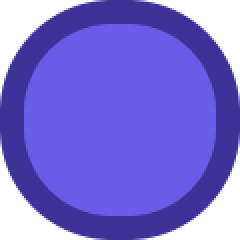
#> input picture ai_studio/feature_testing/consumer/assets/ui/panel.png, 120 x 120 px (shown 2 times larger)
$ python normalize_background.py --source ../../../../feature_testing/consumer/assets/ui/panel.png --output out.png
#> lines starting #> are read from the running program, lines starting #| are printed output that depends on the picture; after the words box and inside, x2 and y2 are one past the last pixel; in counts of white or black regions, pixels touching at a corner belong together
#> in normalize_background, image is the input picture: PIL image 120x120 RGBA; mean R, G, B, A 74.8, 63.3, 167.2, 207.3
### ai_studio/assets/tools/lib/color.py
from __future__ import annotations

import argparse
from typing import Any

import numpy as np
from PIL import Image

RGB = tuple[int, int, int]

# T0254 (python-tools review, F3): color-distance-to-key was reimplemented >=5x
# with a metric SPLIT -- most call sites used Chebyshev (max |delta channel|)
# but route_cutout used Euclidean. Chebyshev is the majority AND the keyer's
# own metric (key_matte.py, chroma_key_alpha.py), so it is the one convention
# every call site converges on here.


def key_distance(pixels: Any, key: RGB | Any) -> Any:
    """Chebyshev (max absolute per-channel delta) color distance from every
    pixel to ``key``. Vectorized over numpy arrays whose last axis holds RGB(A)
    channels -- only the first 3 channels are compared, so RGBA arrays can be
    passed directly. ``pixels`` and ``key`` must already be in the same numeric
    scale (both 0-255, or both caller-normalized to 0-1); this function does
    not rescale either input."""
    key_array = np.asarray(key, dtype=np.float64)
    rgb = np.asarray(pixels, dtype=np.float64)[..., :3]
    return np.max(np.abs(rgb - key_array), axis=-1)


# [12 lines left out: function parse_hex, not called in this run]


def format_hex(value: RGB) -> str:
    """Format an (r, g, b) int tuple as a ``#rrggbb`` string."""
    return "#{:02x}{:02x}{:02x}".format(*value)


def estimate_border_key(
    image: Image.Image,
    *,
    alpha_threshold: int = 0,
    fallback: RGB = (255, 0, 255),
) -> RGB:
    """Most-common (mode) opaque border color.

    T0254 (F4): border-key estimation was duplicated 5x with DIVERGENT
    semantics -- some call sites used mode, others median, so the same sheet
    could resolve to different keys depending on which copy ran. This is the
    one convention every in-scope call site converges on: the mode of the
    border ring's opaque pixels, matching ``normalize_background.py`` (the
    tool that actually burns the estimated key into production sheets, i.e.
    the "production keyer" for this decision) rather than the median used by
    ``route_cutout.py``'s prior inline estimator. Mode is also more robust to
    a border that's 99% flat key + a few stray anti-aliased/art-bleed pixels:
    the exact key color still wins outright, where a median could drift.
    """
#> called with alpha_threshold = 0, fallback = (255, 0, 255)
    array = np.asarray(image.convert("RGBA"), dtype=np.uint8)
    border = np.concatenate([array[0, :, :], array[-1, :, :], array[:, 0, :], array[:, -1, :]], axis=0)
#> border = 480 rows, first 6: [0, 0, 0, 0], [0, 0, 0, 0], [0, 0, 0, 0], [0, 0, 0, 0], [0, 0, 0, 0], [0, 0, 0, 0]
    opaque = border[border[:, 3] > alpha_threshold]
#> opaque = 120 rows, first 6: [51, 51, 153, 5], [59, 48, 151, 47], [63, 48, 151, 89], [62, 50, 151, 126], [61, 50, 152, 157], [62, 49, 153, 184]
    if opaque.size == 0:
        return fallback
    rgb = opaque[:, :3]
#> rgb = 120 rows, first 8: [51, 51, 153], [59, 48, 151], [63, 48, 151], [62, 50, 151], [61, 50, 152], [62, 49, 153], [62, 50, 153], [62, 49, 153]
    colors, counts = np.unique(rgb, axis=0, return_counts=True)
#> colors = [[51, 51, 153], [59, 48, 151], [60, 51, 151], [61, 49, 152], [61, 50, 152], [61, 50, 153], [62, 49, 153], [62, 50, 151], [62, 50, 153], [63, 48, 151], [63, 50, 154], [65, 48, 151]]; counts = [8, 4, 4, 8, 12, 4, 12, 4, 52, 4, 4, 4]
    key = colors[int(np.argmax(counts))]
#> key = [62, 50, 153]
    return int(key[0]), int(key[1]), int(key[2])


# [16 lines left out: functions split_alpha, merge_alpha, not called in this run]

### ai_studio/assets/tools/lib/atomic_io.py
from __future__ import annotations

import json
import shutil
import tempfile
from pathlib import Path
from typing import Any


def atomic_temp_path(path: Path) -> Path:
    path.parent.mkdir(parents=True, exist_ok=True)
    with tempfile.NamedTemporaryFile(
        prefix=f".{path.name}.",
        suffix=".tmp",
        dir=path.parent,
        delete=False,
    ) as handle:
        return Path(handle.name)


# [27 lines left out: functions write_text_atomic, write_json_atomic, copy_file_atomic, not called in this run]


def save_image_atomic(image: Any, path: Path, *, format: str | None = None, **save_kwargs: Any) -> None:
    from PIL import Image

    path.parent.mkdir(parents=True, exist_ok=True)
    format_name = format
    if format_name is None:
        suffix = path.suffix.lstrip(".").upper()
        format_name = "JPEG" if suffix == "JPG" else (suffix or None)
    tmp_path = atomic_temp_path(path)
    try:
        image.save(tmp_path, format=format_name, **save_kwargs)
        tmp_path.replace(path)
    finally:
        if tmp_path.exists():
            tmp_path.unlink()

### ai_studio/assets/tools/image/bg_fix/normalize_background.py
#!/usr/bin/env python3
from __future__ import annotations

import argparse
import sys
from pathlib import Path

import numpy as np
from PIL import Image


ROOT = Path(__file__).resolve().parents[5]
if str(ROOT) not in sys.path:
    sys.path.insert(0, str(ROOT))

from ai_studio.assets.tools.lib.atomic_io import save_image_atomic, write_json_atomic
from ai_studio.assets.tools.lib.color import estimate_border_key, format_hex, key_distance, parse_hex

RGB = tuple[int, int, int]

# T0254: parse_color/format_color used to be a local copy of the hex parse/format
# duplicated across bg_fix/regions/route etc; now shared (lib/color.parse_hex,
# format_hex). Kept as local aliases so this module's public names don't churn.
parse_color = parse_hex
format_color = format_hex


def rel(path: Path) -> str:
    resolved = path.resolve()
    try:
        return resolved.relative_to(ROOT.resolve()).as_posix()
    except ValueError:
        return resolved.as_posix()


def border_connected(mask: np.ndarray) -> np.ndarray:
    try:
        from scipy.ndimage import label
    except Exception:
        return border_connected_iterative(mask)

    labels, _count = label(mask)
    border = np.concatenate([labels[0, :], labels[-1, :], labels[:, 0], labels[:, -1]])
    border_labels = np.unique(border)
    border_labels = border_labels[border_labels != 0]
    if border_labels.size == 0:
        return np.zeros(mask.shape, dtype=bool)
    return np.isin(labels, border_labels)


def border_connected_iterative(mask: np.ndarray) -> np.ndarray:
    connected = np.zeros(mask.shape, dtype=bool)
    connected[0, :] = mask[0, :]
    connected[-1, :] = mask[-1, :]
    connected[:, 0] = mask[:, 0]
    connected[:, -1] = mask[:, -1]
    previous = -1
    while True:
        current = int(np.count_nonzero(connected))
        if current == previous:
            return connected
        previous = current
        expanded = connected.copy()
        expanded[1:, :] |= connected[:-1, :]
        expanded[:-1, :] |= connected[1:, :]
        expanded[:, 1:] |= connected[:, :-1]
        expanded[:, :-1] |= connected[:, 1:]
        connected = expanded & mask


def estimate_border_key_color(image: Image.Image, *, alpha_threshold: int) -> RGB:
    # T0254 (F4): this IS the shared mode-of-opaque-border convention -- other
    # border-key call sites (route_cutout, etc) converge on lib/color's copy.
    return estimate_border_key(image, alpha_threshold=alpha_threshold)


def normalize_background_numpy(
    image: Image.Image,
    *,
    key_color: RGB | None,
    key_tolerance: int,
    alpha_threshold: int,
) -> tuple[Image.Image, dict[str, object]]:
    if key_color is None:
        key_color = estimate_border_key_color(image, alpha_threshold=alpha_threshold)
#> key_color = (62, 50, 153)
    array = np.asarray(image.convert("RGBA"), dtype=np.uint8).copy()
    rgb = array[..., :3].astype(np.int16)
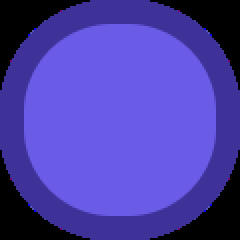
#> rgb: shape (120, 120, 3) int16 (shown 2 times larger); mean R, G, B 74.8, 63.3, 167.2
    alpha = array[..., 3]
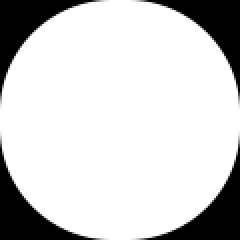
#> alpha: shape (120, 120) (shown 2 times larger); min 0, max 255, mean 207.3
    key_like = (alpha <= alpha_threshold) | (key_distance(rgb, key_color) <= key_tolerance)
#> in key_distance, `key_array = np.asarray(key, dtype=np.float64)`: key_array = [62, 50, 153]
#> in key_distance, `return np.max(np.abs(rgb - key_array), axis=-1)`:
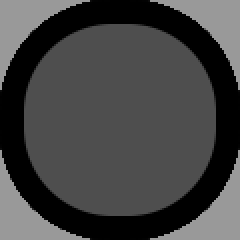
#> returned value: shape (120, 120) float64 (shown 2 times larger); min 0, max 153, mean 67.8
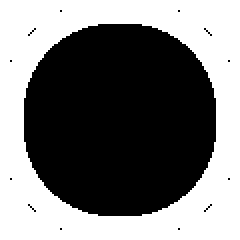
#> key_like: shape (120, 120) bool (shown 2 times larger); 47.2% white; 1 white region, box (x1, y1, x2, y2) and area: (0, 0, 120, 120) 6796
    background = border_connected(key_like)
#> in border_connected, `border = np.concatenate([labels[0, :], labels[-1, :], labels[:, 0], la..`: border = 480 values from 1 to 1
#> in border_connected, `border_labels = np.unique(border)`: border_labels = [1]
    target = np.array([key_color[0], key_color[1], key_color[2], 255], dtype=np.uint8)
#> target = [62, 50, 153, 255]
    changed = int(np.count_nonzero(background & np.any(array != target, axis=2)))
#> changed = 3016
    array[background] = target
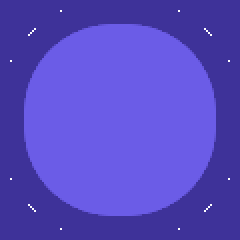
#> array: shape (120, 120, 4) (shown 2 times larger); mean R, G, B, A 85.6, 71.9, 193.8, 254.6; transparent parts drawn white
    report = {
        "schema": "ai_studio.raster2d.background_normalize.v1",
        "mode": "border_connected_key",
        "key_color": format_color(key_color),
        "key_tolerance": key_tolerance,
        "alpha_threshold": alpha_threshold,
        "image": {"width": image.width, "height": image.height},
        "background_pixels": int(np.count_nonzero(background)),
        "changed_pixels": changed,
    }
    return Image.fromarray(array, "RGBA"), report


def normalize_background(
    source: Path,
    output: Path,
    *,
    mode: str,
    key_color: RGB | None,
    key_tolerance: int,
    alpha_threshold: int,
    json_output: Path | None = None,
) -> dict[str, object]:
    image = Image.open(source).convert("RGBA")
    if mode == "none":
        report = {
            "schema": "ai_studio.raster2d.background_normalize.v1",
            "mode": "passthrough_no_background",
            "key_color": "#ff00ff",
            "key_tolerance": key_tolerance,
            "alpha_threshold": alpha_threshold,
            "image": {"width": image.width, "height": image.height},
            "background_pixels": 0,
            "changed_pixels": 0,
            "source": rel(source),
            "output": rel(output),
        }
        save_image_atomic(image, output)
        if json_output:
            write_json_atomic(json_output, report)
        return report

    result, report = normalize_background_numpy(
        image,
        key_color=key_color,
        key_tolerance=key_tolerance,
        alpha_threshold=alpha_threshold,
    )
#> report = 8 items
    report["source"] = rel(source)
    report["output"] = rel(output)
    save_image_atomic(result, output)
    if json_output:
        write_json_atomic(json_output, report)
    return report


def main() -> int:
    parser = argparse.ArgumentParser(description="Normalize a border-connected chroma background to exact key color.")
    parser.add_argument("--source", required=True, type=Path)
    parser.add_argument("--output", required=True, type=Path)
    parser.add_argument("--mode", choices=["auto", "none"], default="auto")
    parser.add_argument("--key-color", type=parse_color)
    parser.add_argument("--key-tolerance", type=int, default=32)
    parser.add_argument("--alpha-threshold", type=int, default=0)
    parser.add_argument("--json-output", type=Path)
    args = parser.parse_args()
    if min(args.key_tolerance, args.alpha_threshold) < 0:
        raise SystemExit("numeric thresholds must be >= 0")

    report = normalize_background(
        args.source,
        args.output,
        mode=args.mode,
        key_color=args.key_color,
        key_tolerance=args.key_tolerance,
        alpha_threshold=args.alpha_threshold,
        json_output=args.json_output,
    )
#> report = 10 items
    print(f"pass: normalized {report['changed_pixels']} background pixel(s)")
#| pass: normalized 3016 background pixel(s)
    return 0


if __name__ == "__main__":
    raise SystemExit(main())
#> (the program exits here)
